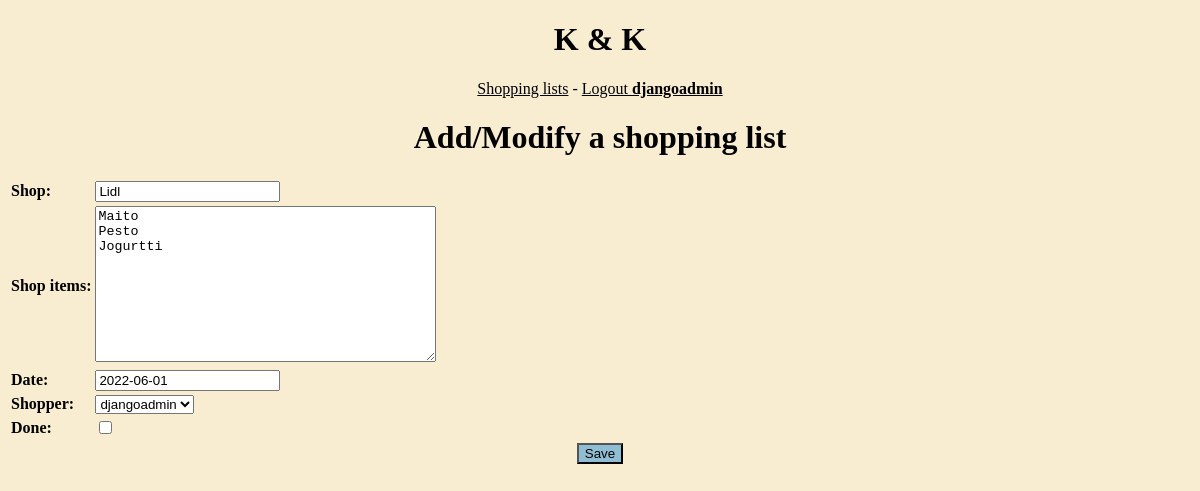
The app's page /shoppinglist/1/update/ (signed in), older data.
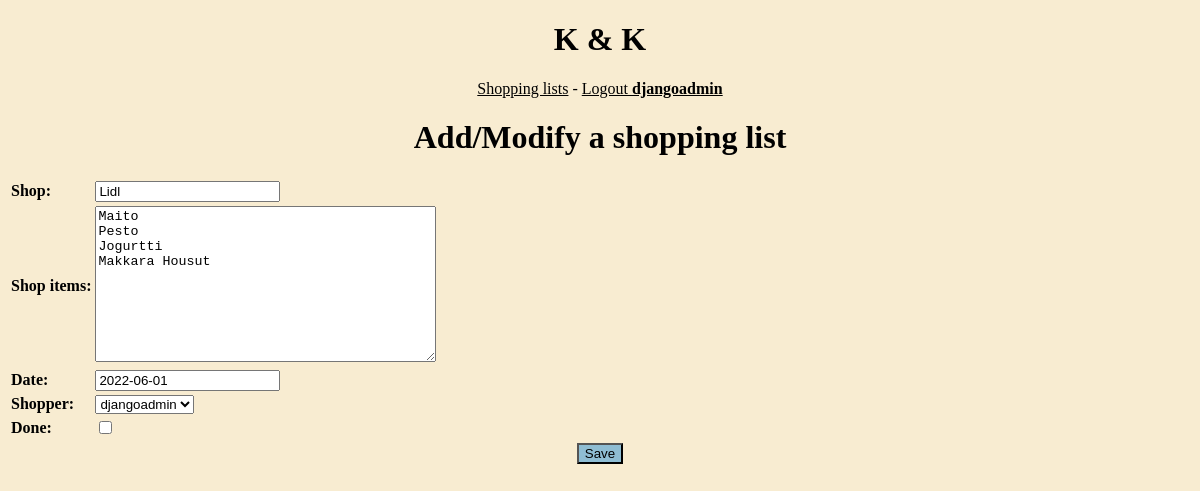
The same page, newer data.
### list/models.py (models this page shows, shortened)
class List(models.Model):
    shop = models.CharField(max_length=100, default="")
    shop_items = models.TextField(default="")
    date = models.DateField(null=True, blank=True, default=datetime.today)
    shopper = models.ForeignKey(
            User,
            on_delete=models.CASCADE, default=""
        )
    done = models.BooleanField(default=False)

### list/views.py (the view)
# urls.py: path('shoppinglist/<int:pk>/update/', views.ShoppingUpdateView.as_view()),
class ShoppingUpdateView(LoginRequiredMixin, UpdateView):
    model = models.List
    fields = "__all__"

### list/templates/list/list_form.html
{% extends "list/base.html" %}
{% block content %}
	<h1>Add/Modify a shopping list</h1>
	<form method=post>{% csrf_token %}
		<table>
			{{ form.as_table }}
		</table>
		<input type="submit" id="formbutton" value="Save">
		<br>
	</form>
{% endblock content %}

Row changes from the older to the newer data that the page shows:
changed List "Lidl": shop_items "Maito Pesto Jogurtti" → "Maito Pesto Jogurtti Makkara Housut"
